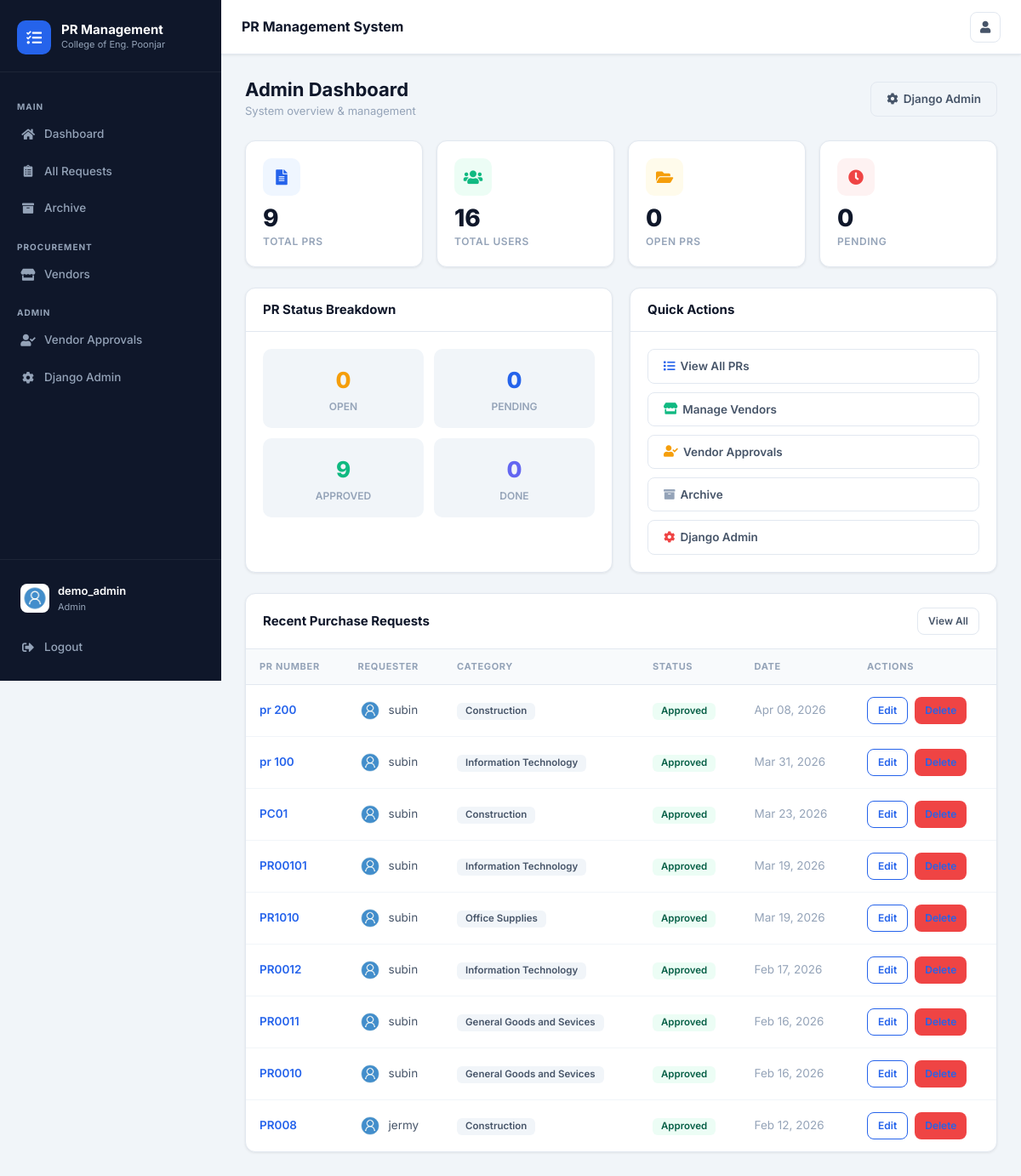
Page /dashboard/admin/ (signed in) on the earlier database version.
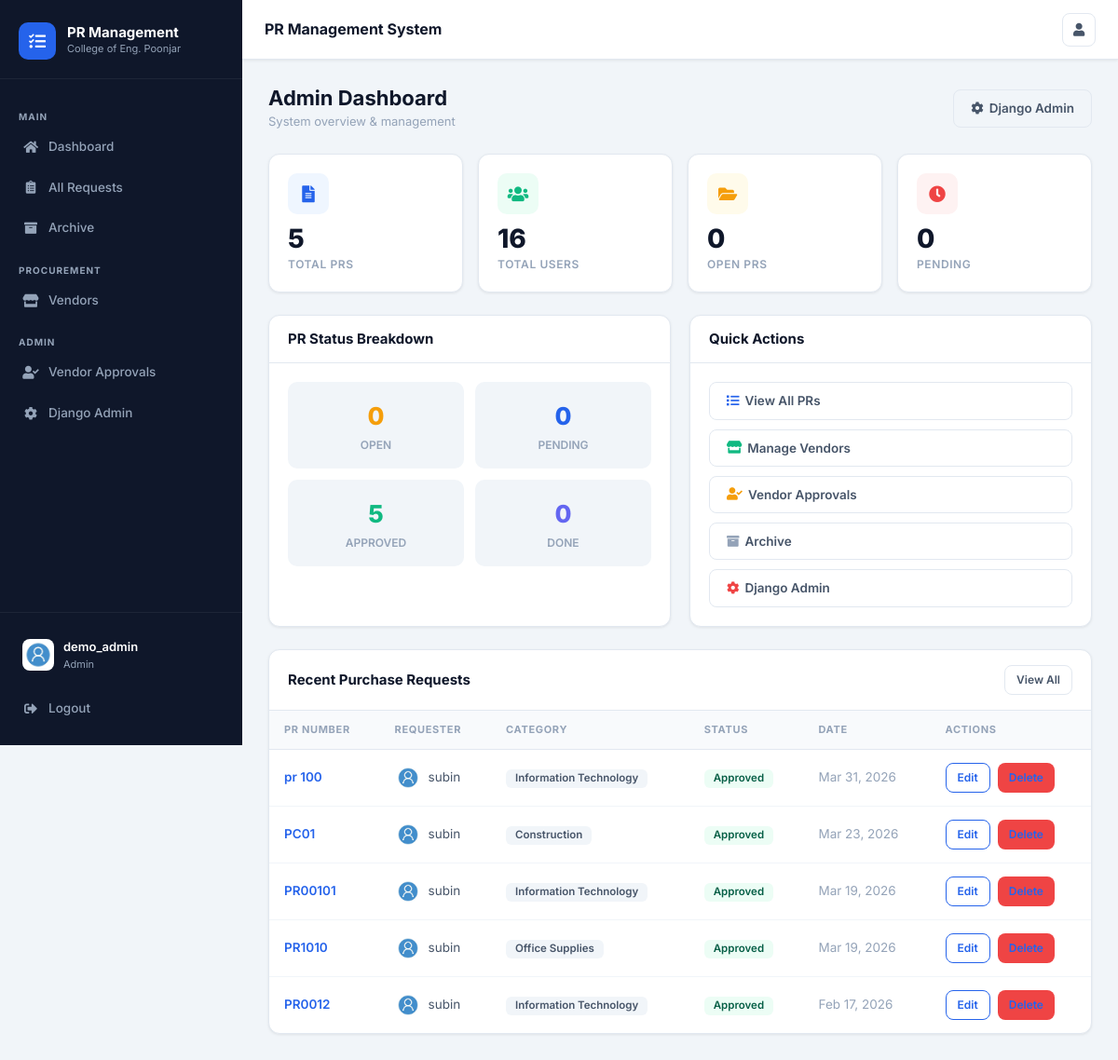
Same page on the later database version.
### users/models.py (models this page shows, shortened)
class Profile(models.Model):
    user = models.OneToOneField(User, on_delete=models.CASCADE)
    image = models.ImageField(default='default.jpg', upload_to='profile_pics')
    role = models.CharField(max_length=20, choices=ROLE_CHOICES, default='requester')
    def is_admin(self):
        return self.role == 'admin'
    def is_buyer(self):
        return self.role == 'buyer'
    def is_requester(self):
        return self.role == 'requester'

### prs/models.py (models this page shows, shortened)
class PR(models.Model):
    pr_number = models.CharField(max_length=100, unique=True)
    item_type = models.CharField(max_length=200, blank=True, help_text="Type of item/service needed")
    items_description = models.TextField(blank=True, help_text="Detailed description of items needed")
    quantity = models.CharField(max_length=100, blank=True, help_text="Quantity needed (e.g., 10 units, 5 boxes)")
    specifications = models.TextField(blank=True, help_text="Technical specifications or requirements")
    estimated_price = models.FloatField(null=True, blank=True, help_text="Vendor's estimated price")
    quotation_notes = models.TextField(blank=True, help_text="Vendor's quotation notes and breakdown")
    quotation_date = models.DateTimeField(null=True, blank=True)
    quotation_submitted_by = models.ForeignKey(User, on_delete=models.SET_NULL, null=True, blank=True, related_name='quotations_submitted')
    total = models.FloatField(max_length=100, default=0.00, help_text="Final approved price")
    price_approved = models.BooleanField(default=False)
    price_approved_by = models.ForeignKey(User, on_delete=models.SET_NULL, null=True, blank=True, related_name='prices_approved')
    price_approved_date = models.DateTimeField(null=True, blank=True)
    status = models.CharField(max_length=100, choices=status_choice, default='Open')
    category = models.CharField(max_length=100, choices=category_choice, default='Choose Category')
    description = models.TextField(blank=True, default='', help_text="Additional notes and comments")
    date_posted = models.DateTimeField(default=timezone.now)
    author = models.ForeignKey(User, on_delete=models.CASCADE) # one user can have many prs
    vendor = models.ForeignKey(Vendor, on_delete=models.SET_NULL, null=True, blank=True, related_name='pr_set')
    vendor_name = models.CharField(max_length=200, blank=True, default='')
    vendor_contact = models.CharField(max_length=100, blank=True, default='')
    payment_status = models.CharField(max_length=50, choices=payment_status_choice, default='Pending')
    payment_date = models.DateField(null=True, blank=True)
    payment_notes = models.TextField(blank=True, default='')
    delivery_status = models.CharField(max_length=50, choices=delivery_status_choice, default='Not Shipped')
    delivery_address = models.TextField(blank=True, default='', help_text="Delivery address provided by requester")
    requester_approved_quotation = models.BooleanField(default=False, help_text="Requester approved the quotation and paid")
    payment_transaction_id = models.CharField(max_length=200, blank=True, default='', help_text="Online payment transaction ID")
    payment_method_used = models.CharField(max_length=100, blank=True, default='', help_text="Payment method used by requester")

### prs/views.py (the view)
# urls.py: path('dashboard/admin/', AdminDashboardView.as_view(), name='admin-dashboard'),
class AdminDashboardView(LoginRequiredMixin, AdminRequiredMixin, ListView):
    model = PR
    template_name = 'prs/admin_dashboard.html'
    context_object_name = 'prs'
    ordering = ['-date_posted']
    def get_queryset(self):
        return PR.objects.all().order_by('-date_posted')[:20]  # Latest 20
    def get_context_data(self, **kwargs):
        context = super().get_context_data(**kwargs)
        from django.contrib.auth.models import User
        context['total_prs'] = PR.objects.count()
        context['open_count'] = PR.objects.filter(status='Open').count()
        context['pending_count'] = PR.objects.filter(status='Pending').count()
        context['approval_count'] = PR.objects.filter(status='Approval').count()
        context['done_count'] = PR.objects.filter(status='Done').count()
        context['closed_count'] = PR.objects.filter(status='Closed').count()
        context['on_hold_count'] = PR.objects.filter(status='On Hold').count()
        context['total_users'] = User.objects.count()
        context['total_requesters'] = User.objects.filter(profile__role='requester').count()
        context['total_buyers'] = User.objects.filter(profile__role='buyer').count()
        context['total_admins'] = User.objects.filter(profile__role='admin').count()
        context['recent_prs'] = PR.objects.all().order_by('-date_posted')[:5]
        return context

### users/mixins.py (called while the page is built)
    def test_func(self):
        if self.request.user.is_authenticated and hasattr(self.request.user, 'profile'):
            return self.request.user.profile.is_admin()
        return False

### prs/templates/prs/admin_dashboard.html (shortened to what this page needs)
{% extends "prs/layout.html" %}
{% block content %}
<div class="page-header">
  <div class="page-header-left">
    <h1>Admin Dashboard</h1>
    <p>System overview &amp; management</p>
  </div>
  <a href="{% url 'admin:index' %}" class="btn btn-outline">
    <i class="fas fa-cog"></i> Django Admin
  </a>
</div>
<div class="stat-grid">
  <div class="stat-card">
    <div class="stat-card-top"><div class="stat-card-icon blue"><i class="fas fa-file-alt"></i></div></div>
    <div class="stat-card-value">{{ total_prs }}</div>
    <div class="stat-card-label">Total PRs</div>
  </div>
  <div class="stat-card">
    <div class="stat-card-top"><div class="stat-card-icon green"><i class="fas fa-users"></i></div></div>
    <div class="stat-card-value">{{ total_users }}</div>
    <div class="stat-card-label">Total Users</div>
  </div>
  <div class="stat-card">
    <div class="stat-card-top"><div class="stat-card-icon orange"><i class="fas fa-folder-open"></i></div></div>
    <div class="stat-card-value">{{ open_count }}</div>
    <div class="stat-card-label">Open PRs</div>
  </div>
  <div class="stat-card">
    <div class="stat-card-top"><div class="stat-card-icon red"><i class="fas fa-clock"></i></div></div>
    <div class="stat-card-value">{{ pending_count }}</div>
    <div class="stat-card-label">Pending</div>
  </div>
</div>
<div style="display:grid;grid-template-columns:1fr 1fr;gap:20px;margin-bottom:24px;">
  <div class="card">
    <div class="card-header"><h5>PR Status Breakdown</h5></div>
    <div class="card-body">
      <div style="display:grid;grid-template-columns:1fr 1fr;gap:12px;">
        {% for label, value, color in status_breakdown %}
        <div style="background:var(--page-bg);border-radius:10px;padding:16px;text-align:center;">
          <div style="font-size:26px;font-weight:800;color:{{ color }};">{{ value }}</div>
          <div style="font-size:12px;font-weight:600;color:var(--text-muted);text-transform:uppercase;">{{ label }}</div>
        </div>
        {% empty %}
        <div style="background:var(--page-bg);border-radius:10px;padding:16px;text-align:center;">
          <div style="font-size:26px;font-weight:800;color:var(--warning);">{{ open_count }}</div>
          <div style="font-size:12px;font-weight:600;color:var(--text-muted);text-transform:uppercase;">Open</div>
        </div>
        <div style="background:var(--page-bg);border-radius:10px;padding:16px;text-align:center;">
          <div style="font-size:26px;font-weight:800;color:var(--primary);">{{ pending_count }}</div>
          <div style="font-size:12px;font-weight:600;color:var(--text-muted);text-transform:uppercase;">Pending</div>
        </div>
        <div style="background:var(--page-bg);border-radius:10px;padding:16px;text-align:center;">
          <div style="font-size:26px;font-weight:800;color:var(--success);">{{ approval_count }}</div>
          <div style="font-size:12px;font-weight:600;color:var(--text-muted);text-transform:uppercase;">Approved</div>
        </div>
        <div style="background:var(--page-bg);border-radius:10px;padding:16px;text-align:center;">
          <div style="font-size:26px;font-weight:800;color:#6366F1;">{{ done_count }}</div>
          <div style="font-size:12px;font-weight:600;color:var(--text-muted);text-transform:uppercase;">Done</div>
        </div>
        {% endfor %}
      </div>
    </div>
  </div>
  <div class="card">
    <div class="card-header"><h5>Quick Actions</h5></div>
    <div class="card-body" style="display:flex;flex-direction:column;gap:10px;">
      <a href="{% url 'prs-home' %}" class="btn btn-outline" style="justify-content:flex-start;">
        <i class="fas fa-list" style="color:var(--primary);"></i> View All PRs
      </a>
      <a href="{% url 'vendor-list' %}" class="btn btn-outline" style="justify-content:flex-start;">
        <i class="fas fa-store" style="color:var(--success);"></i> Manage Vendors
      </a>
      <a href="{% url 'vendor-approval-list' %}" class="btn btn-outline" style="justify-content:flex-start;">
        <i class="fas fa-user-check" style="color:var(--warning);"></i> Vendor Approvals
      </a>
      <a href="{% url 'pr-archive' %}" class="btn btn-outline" style="justify-content:flex-start;">
        <i class="fas fa-archive" style="color:var(--text-muted);"></i> Archive
      </a>
      <a href="{% url 'admin:index' %}" class="btn btn-outline" style="justify-content:flex-start;">
        <i class="fas fa-cog" style="color:var(--danger);"></i> Django Admin
      </a>
    </div>
  </div>
</div>
<div class="card">
  <div class="card-header">
    <h5>Recent Purchase Requests</h5>
    <a href="{% url 'prs-home' %}" class="btn btn-outline btn-sm">View All</a>
  </div>
  <div class="card-body" style="padding:0;">
    {% if prs %}
    <table class="data-table">
      <thead>
        <tr>
          <th>PR Number</th>
          <th>Requester</th>
          <th>Category</th>
          <th>Status</th>
          <th>Date</th>
          <th>Actions</th>
        </tr>
      </thead>
      <tbody>
        {% for pr in prs %}
        <tr>
          <td><a href="{% url 'pr-detail' pr.id %}">{{ pr.pr_number }}</a></td>
          <td>
            <div class="d-flex align-items-center gap-2">
              <img class="avatar-sm" src="{{ pr.author.profile.image.url }}" alt="{{ pr.author.username }}">
              {{ pr.author.username }}
            </div>
          </td>
          <td><span class="badge badge-gray">{{ pr.category }}</span></td>
          <td>
            {% if pr.status == 'Open' %}<span class="badge badge-orange">Open</span>
            {% elif pr.status == 'Pending' %}<span class="badge badge-blue">Pending</span>
            {% elif pr.status == 'Approval' %}<span class="badge badge-green">Approved</span>
            {% else %}<span class="badge badge-gray">{{ pr.status }}</span>{% endif %}
          </td>
          <td style="color:var(--text-muted);">{{ pr.date_posted|date:"M d, Y" }}</td>
          <td>
            <div class="d-flex gap-2">
              <a href="{% url 'pr-update' pr.id %}" class="btn btn-outline-primary btn-sm">Edit</a>
              <a href="{% url 'pr-delete' pr.id %}" class="btn btn-danger btn-sm">Delete</a>
            </div>
          </td>
        </tr>
        {% endfor %}
      </tbody>
    </table>
    {% else %}
    <div class="empty-state"><p>No purchase requests yet.</p></div>
    {% endif %}
  </div>
</div>
{% endblock %}

### prs/templates/prs/layout.html (shortened to what this page needs)
{% load static %}
<!DOCTYPE html>
<html lang="en">
<head>
  <link rel="stylesheet" href="https://maxcdn.bootstrapcdn.com/bootstrap/4.0.0/css/bootstrap.min.css">
  <link rel="stylesheet" href="https://cdnjs.cloudflare.com/ajax/libs/font-awesome/5.15.4/css/all.min.css">
  <link rel="stylesheet" href="{% static 'prs/new-design.css' %}">
</head>
<body>
{% if user.is_authenticated %}
<aside class="app-sidebar" id="appSidebar">
  <div class="sidebar-logo">
    <div class="sidebar-logo-icon"><i class="fas fa-tasks"></i></div>
    <div>
      <div class="sidebar-logo-text">PR Management</div>
      <div class="sidebar-logo-sub">College of Eng. Poonjar</div>
    </div>
  </div>
  <nav class="sidebar-nav">
    <div class="sidebar-section-label">Main</div>
    <a href="{% url 'dashboard' %}" class="sidebar-link {% if request.resolver_match.url_name == 'dashboard' %}active{% endif %}">
      <i class="fas fa-home"></i> Dashboard
    </a>
    <a href="{% url 'prs-home' %}" class="sidebar-link {% if request.resolver_match.url_name == 'prs-home' %}active{% endif %}">
      <i class="fas fa-clipboard-list"></i> All Requests
    </a>
    <a href="{% url 'pr-archive' %}" class="sidebar-link {% if request.resolver_match.url_name == 'pr-archive' %}active{% endif %}">
      <i class="fas fa-archive"></i> Archive
    </a>
    {% if user.profile.is_buyer or user.profile.is_admin %}
    <div class="sidebar-section-label">Procurement</div>
    <a href="{% url 'vendor-list' %}" class="sidebar-link {% if request.resolver_match.url_name == 'vendor-list' %}active{% endif %}">
      <i class="fas fa-store"></i> Vendors
    </a>
    {% endif %}
    {% if user.profile.is_admin %}
    <div class="sidebar-section-label">Admin</div>
    <a href="{% url 'vendor-approval-list' %}" class="sidebar-link {% if request.resolver_match.url_name == 'vendor-approval-list' %}active{% endif %}">
      <i class="fas fa-user-check"></i> Vendor Approvals
    </a>
    <a href="{% url 'admin:index' %}" class="sidebar-link">
      <i class="fas fa-cog"></i> Django Admin
    </a>
    {% endif %}
  </nav>
  <div class="sidebar-footer">
    <a href="{% url 'profile' %}" class="sidebar-user" style="text-decoration:none;">
      <img src="{{ user.profile.image.url }}" alt="{{ user.username }}">
      <div>
        <div class="sidebar-user-name">{{ user.username }}</div>
        <div class="sidebar-user-role">
          {% if user.profile.is_admin %}Admin
          {% elif user.profile.is_buyer %}Buyer
          {% elif user.profile.is_vendor %}Vendor
          {% else %}Requester{% endif %}
        </div>
      </div>
    </a>
    <form method="POST" action="{% url 'logout' %}" style="margin-top:8px;">
      <button type="submit" class="sidebar-link w-100" style="background:none;border:none;cursor:pointer;text-align:left;">
        <i class="fas fa-sign-out-alt"></i> Logout
      </button>
    </form>
  </div>
</aside>
<div class="app-main">
  <header class="app-topbar">
    <div class="topbar-title">PR Management System</div>
    <div class="topbar-actions">
      <a href="{% url 'profile' %}" class="topbar-btn" title="Profile">
        <i class="fas fa-user"></i>
      </a>
    </div>
  </header>
  <div class="app-content">
{% endif %}
{% block content %}{% endblock %}
{% if user.is_authenticated %}
  </div>
</div>
{% endif %}
</body>
</html>

Differences in the rows shown:
removed PR: pr_number "pr 200", author.profile.image (placeholder picture), author.username "subin", category "Construction", status "Approved", date_posted "Apr 08, 2026"
removed PR: pr_number "PR0011", author.profile.image (placeholder picture), author.username "subin", category "General Goods and Sevices", status "Approved", date_posted "Feb 16, 2026"
removed PR: pr_number "PR0010", author.profile.image (placeholder picture), author.username "subin", category "General Goods and Sevices", status "Approved", date_posted "Feb 16, 2026"
removed PR: pr_number "PR008", author.profile.image (placeholder picture), author.username "jermy", category "Construction", status "Approved", date_posted "Feb 12, 2026"
Other differences:
{{ total_prs }}: "9" → "5"
{{ approval_count }}: "9" → "5"
